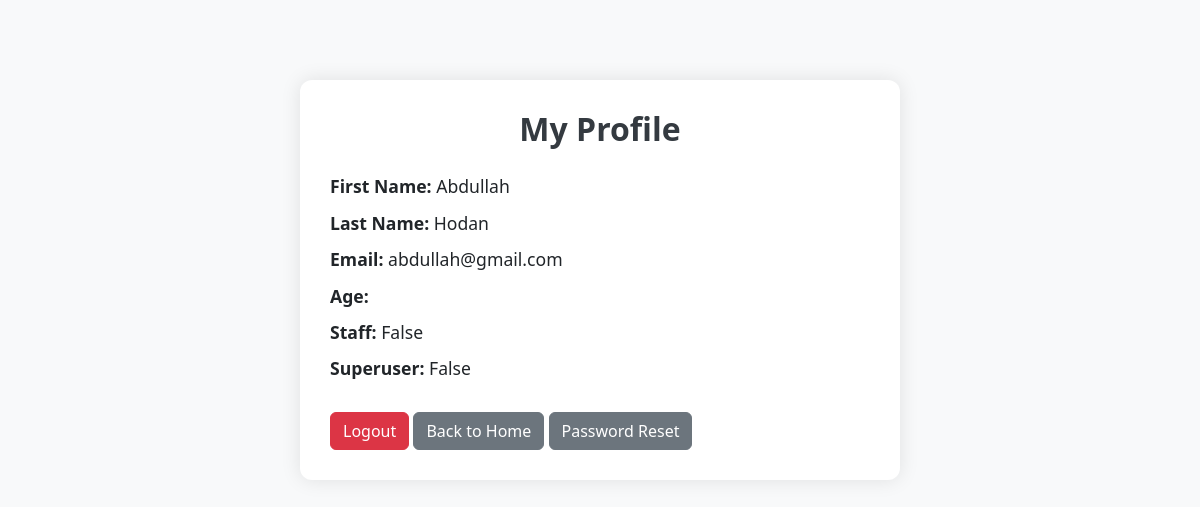
The page /pa/profile (signed in) on the database its author committed.
### app1/models/custome_user.py (models this page shows)
class User(AbstractBaseUser,PermissionsMixin):
    email=models.EmailField(unique=True)
    first_name=models.CharField(max_length=100)
    last_name=models.CharField(max_length=100)
    is_active=models.BooleanField(default=True)
    is_staff=models.BooleanField(default=False)
    objects=CustomUserManager()
    USERNAME_FIELD='email'
    REQUIRED_FIELDS=['first_name','last_name']

### app1/views/profile_view.py (the view)
# urls.py: path('profile', profile_view, name='profile'),
@login_required
def profile_view(request):
    user=request.user
    return render(request,'profile.html',{'user':user})

### templates/profile.html (shortened to what this page needs)
<!DOCTYPE html>
<html lang="en">
<head>
    <link href="https://cdn.jsdelivr.net/npm/bootstrap@5.3.2/dist/css/bootstrap.min.css" rel="stylesheet">
</head>
<body>
    <div class="profile-container">
        <h2 class="profile-title">My Profile</h2>
        <div class="profile-info"><strong>First Name:</strong> {{ user.first_name }}</div>
        <div class="profile-info"><strong>Last Name:</strong> {{ user.last_name }}</div>
        <div class="profile-info"><strong>Email:</strong> {{ user.email }}</div>
        <div class="profile-info"><strong>Age:</strong> {{ user.age }}</div>
        <div class="profile-info"><strong>Staff:</strong> {{ user.is_staff }}</div>
        <div class="profile-info"><strong>Superuser:</strong> {{ user.is_superuser }}</div>
        <a href="{% url 'logout' %}" class="btn btn-danger btn-custom">Logout</a>
        <a href="{% url 'welcome' %}" class="btn btn-secondary btn-custom">Back to Home</a>
         <a href="{}" class="btn btn-secondary btn-custom">Password Reset</a>
    </div>
</body>
</html>

### templates/profile.html (style rules this page uses)
body { background-color: #f8f9fa; }
.profile-container { max-width: 600px; margin: 80px auto; padding: 30px; background-color: #fff; border-radius: 12px; box-shadow: 0 0 20px rgba(0,0,0,0.1); }
.profile-title { text-align: center; font-size: 2rem; font-weight: 600; margin-bottom: 25px; color: #343a40; }
.profile-info { font-size: 1.1rem; margin-bottom: 10px; }
.btn-custom { margin-top: 20px; }

### rows shown on the page
User: first_name "Abdullah", last_name "Hodan", email "abdullah@gmail.com", is_staff "False", is_superuser "False"
